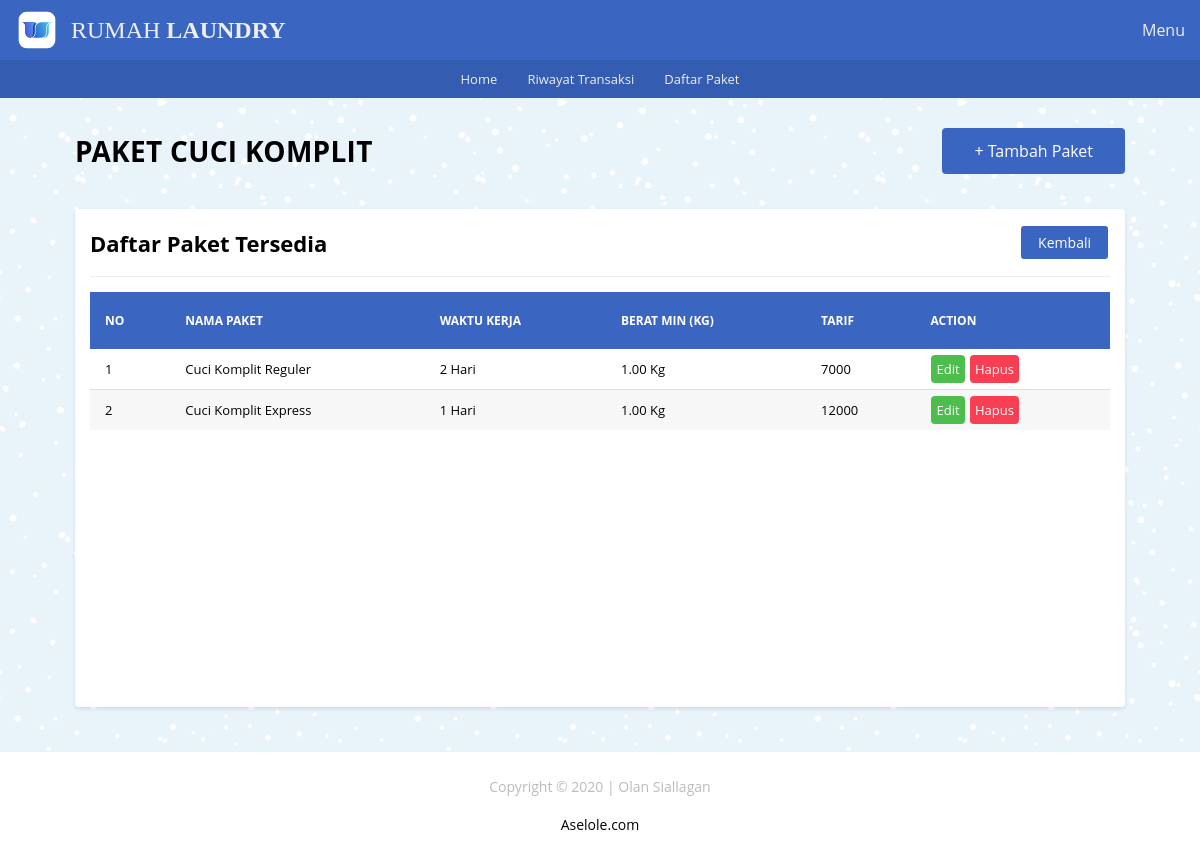
The page /paket/pkt_ck/pkt_ck.php on the database its author committed.
### tables this page shows
CREATE TABLE `tb_cuci_komplit` (
  `id_ck` INT UNSIGNED NOT NULL AUTO_INCREMENT,
  `nama_paket_ck` VARCHAR(100) NOT NULL,
  `waktu_kerja_ck` VARCHAR(50) NOT NULL,
  `kuantitas_ck` DECIMAL(10,2) NOT NULL DEFAULT 0.00,
  `tarif_ck` INT UNSIGNED NOT NULL DEFAULT 0,
  PRIMARY KEY (`id_ck`)
);

### includes/_functions.php (called while the page is built, shortened)
<?php
$host	= 'localhost';
$user = 'root';
$pass	= '';
$db	= 'laundry';
$koneksi = mysqli_connect($host,$user,$pass,$db);
function query($query){
	global $koneksi;
	$result = mysqli_query($koneksi, $query);
	$rows = [];
	while ($row = mysqli_fetch_assoc($result)) {
		$rows[] = $row;
	}
	return $rows;
}
function url($url = null){
	$url_utama = "http://localhost/rumah_laundry";
	if ($url != null) {
		return $url_utama . '/' . $url;
	}else{
		return $url_utama . '';
	}
}

### paket/pkt_ck/pkt_ck.php (the view)
<?php
	require_once('../../_header.php');
	$data_ck = query('SELECT * FROM tb_cuci_komplit');
?>
	<div id="pkt_ck" class="main-content">
		<div class="container">
			<div class="baris">
				<div class="selamat-datang">
					<div class="col-header">
						<h2 class="judul-md">Paket Cuci Komplit</h2>
					</div>
					<div class="col-header txt-right">
						<a href="<?=url('paket/pkt_ck/tambah.php')?>" class="btn-lg bg-primary">+ Tambah Paket</a>
					</div>
				</div>
			</div>
			<div class="baris">
				<div class="col">
					<div class="card">
						<div class="card-title card-flex">
							<div class="card-col">
								<h2>Daftar Paket Tersedia</h2>
							</div>
							<div class="card-col txt-right">
								<a href="<?=url('paket/paket.php')?>" class="btn-xs bg-primary">Kembali</a>
							</div>
						</div>
						<div class="card-body">
							<div class="tabel-kontainer">
								<table class="tabel-transaksi">
									<thead>
										<tr>
											<th class="sticky">No</th>
											<th class="sticky">Nama Paket</th>
											<th class="sticky">Waktu Kerja</th>
											<th class="sticky">Berat Min (Kg)</th>
											<th class="sticky">Tarif</th>
											<th class="sticky">Action</th>
										</tr>
									</thead>
									<tbody>
										<?php $no = 1; ?>
										<?php foreach($data_ck as $ck) : ?>
											<tr>
												<td><?= $no ?></td>
												<td><?= $ck['nama_paket_ck'] ?></td>
												<td><?= $ck['waktu_kerja_ck'] ?></td>
												<td><?= $ck['kuantitas_ck'] . ' Kg' ?></td>
												<td><?= $ck['tarif_ck'] ?></td>
												<td>
													<a href="<?=url('paket/pkt_ck/edit.php')?>?id_ck=<?=$ck['id_ck']?>" class="btn btn-edit">Edit</a>
													<a href="<?=url('paket/pkt_ck/hapus.php')?>?id_ck=<?=$ck['id_ck']?>" onclick="return confirm('Yakin akan menghapus?');"  class="btn btn-hapus">Hapus</a>
												</td>
											</tr>
											<?php $no++ ?>
										<?php endforeach; ?>
									</tbody>
								</table>
							</div>
						</div>
					</div>
				</div>
			</div>
		</div>
	</div>
<?php require_once('../../_footer.php'); ?>

### _assets/css/style.css (style rules this page uses)
* { margin: 0; padding: 0; box-sizing: border-box; }
html,body { width: 100%; max-width: 100%; position: relative; font-family: 'Open sans', sans-serif; display: flex; flex-direction: column; background-image: url(../img/blue-snow.png); overflow-x: hidden; }
.txt-right { text-align: right; }
h2 { font-size: 22px; }
.main-content { display: flex; flex-direction: column; }
.container { display: flex; flex-direction: column; width: 1080px; max-width: 100%; margin: auto; padding: 0 15px; min-height: 20px; }
.baris { position: relative; margin: 0 -15px; display: flex; flex-direction: row; flex-wrap: wrap; }
.selamat-datang { width: 100%; display: flex; flex-direction: row; flex-wrap: wrap; align-items: center; justify-content: space-between; padding: 0 15px; margin: 30px 0 20px 0; }
.selamat-datang .col-header { flex: 1; }
.selamat-datang .col-header .judul-md { font-size: 28px; text-transform: uppercase; letter-spacing: .3px; }
.selamat-datang .col-header a { display: inline-block; color: #fff; text-decoration: none; }
.btn-lg { padding: 10px 30px; border-radius: 4px; }
.bg-primary { border: 2px solid #3a66c1; color: #ffffff; background-color: #3a66c1; }
.col { flex: 1; }
.card { background-color: #fff; margin: 15px; padding: 15px; border-radius: 4px; box-shadow: 0 2px 4px rgba(0,0,0,0.10); }
.card-body { position: relative; }
.card-title { padding-bottom: 15px; margin-bottom: 15px; border-bottom: 1px solid #eeeeee; }
.card-flex { display: flex; flex-direction: row; align-items: center; justify-content: space-between; }
.card-col { flex: 1; }
.tabel-kontainer { display: block; width: 100%; height: 400px; position: relative; overflow-x: auto; overflow-y: auto; }
.tabel-transaksi { border: 0; border-collapse: collapse; width: 100%; }
.tabel-transaksi thead { color: #ffffff; }
.tabel-transaksi thead th { text-transform: uppercase; font-size: 12px; text-align: left; padding: 20px 15px; background-color: #3a66c1; }
.sticky { position: sticky; top: 0; }
.tabel-transaksi tbody tr { border-bottom: 1px solid #dddddd; }
.tabel-transaksi tbody tr:nth-child(even) { background-color: #f7f7f7; }
.tabel-transaksi tbody tr:last-child { border-bottom: 0; }
.tabel-transaksi tbody tr td { padding: 5px 15px; font-size: 13px; }
.btn { display: inline-block; text-decoration: none; padding: 5px; margin: 1px; border-radius: 4px; }
.btn-edit { background-color: #4dbd4d; color: #ffffff; }
.btn-hapus { background-color: #f73e53; color: #ffffff; }
.btn-xs { font-size: 14px; display: inline-block; text-decoration: none; padding: 5px 15px; margin: 2px; border-radius: 3px; cursor: pointer; }

### rows shown on the page
tb_cuci_komplit: nama_paket_ck "Cuci Komplit Reguler", waktu_kerja_ck "2 Hari", kuantitas_ck "1.00", tarif_ck "7000"
tb_cuci_komplit: nama_paket_ck "Cuci Komplit Express", waktu_kerja_ck "1 Hari", kuantitas_ck "1.00", tarif_ck "12000"
